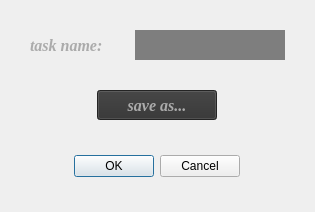
<?xml version="1.0" encoding="UTF-8"?>
<ui version="4.0">
 <class>completed_task</class>
 <widget class="QDialog" name="completed_task">
  <property name="geometry">
   <rect>
    <x>0</x>
    <y>0</y>
    <width>315</width>
    <height>212</height>
   </rect>
  </property>
  <property name="minimumSize">
   <size>
    <width>315</width>
    <height>212</height>
   </size>
  </property>
  <property name="maximumSize">
   <size>
    <width>315</width>
    <height>212</height>
   </size>
  </property>
  <property name="windowTitle">
   <string>Dialog</string>
  </property>
  <property name="styleSheet">
   <string notr="true"/>
  </property>
  <widget class="QDialogButtonBox" name="buttonBox">
   <property name="geometry">
    <rect>
     <x>74</x>
     <y>150</y>
     <width>166</width>
     <height>32</height>
    </rect>
   </property>
   <property name="cursor">
    <cursorShape>PointingHandCursor</cursorShape>
   </property>
   <property name="styleSheet">
    <string notr="true"/>
   </property>
   <property name="orientation">
    <enum>Qt::Horizontal</enum>
   </property>
   <property name="standardButtons">
    <set>QDialogButtonBox::Cancel|QDialogButtonBox::Ok</set>
   </property>
  </widget>
  <widget class="QLabel" name="label">
   <property name="geometry">
    <rect>
     <x>30</x>
     <y>30</y>
     <width>100</width>
     <height>30</height>
    </rect>
   </property>
   <property name="font">
    <font>
     <family>Georgia</family>
     <pointsize>12</pointsize>
     <weight>75</weight>
     <italic>true</italic>
     <bold>true</bold>
    </font>
   </property>
   <property name="styleSheet">
    <string notr="true">color: rgb(171, 171, 171);</string>
   </property>
   <property name="text">
    <string>task name:</string>
   </property>
  </widget>
  <widget class="QLineEdit" name="lineEdit">
   <property name="geometry">
    <rect>
     <x>135</x>
     <y>30</y>
     <width>150</width>
     <height>30</height>
    </rect>
   </property>
   <property name="font">
    <font>
     <family>Georgia</family>
     <pointsize>12</pointsize>
     <weight>75</weight>
     <bold>true</bold>
    </font>
   </property>
   <property name="toolTip">
    <string>task name</string>
   </property>
   <property name="styleSheet">
    <string notr="true">background-color: rgb(126, 126, 126);
selection-color: rgb(255, 255, 255);
selection-background-color: rgb(0, 0, 0);
color: rgb(0, 0, 0);</string>
   </property>
   <property name="frame">
    <bool>false</bool>
   </property>
  </widget>
  <widget class="QPushButton" name="pushButton">
   <property name="geometry">
    <rect>
     <x>97</x>
     <y>90</y>
     <width>120</width>
     <height>30</height>
    </rect>
   </property>
   <property name="font">
    <font>
     <family>Georgia</family>
     <pointsize>12</pointsize>
     <weight>75</weight>
     <italic>true</italic>
     <bold>true</bold>
    </font>
   </property>
   <property name="cursor">
    <cursorShape>PointingHandCursor</cursorShape>
   </property>
   <property name="toolTip">
    <string>save as...</string>
   </property>
   <property name="styleSheet">
    <string notr="true">color: rgb(171, 171, 171);
background-color: rgb(50, 50, 50);</string>
   </property>
   <property name="text">
    <string>save as...</string>
   </property>
  </widget>
 </widget>
 <resources/>
 <connections>
  <connection>
   <sender>buttonBox</sender>
   <signal>accepted()</signal>
   <receiver>completed_task</receiver>
   <slot>accept()</slot>
   <hints>
    <hint type="sourcelabel">
     <x>248</x>
     <y>254</y>
    </hint>
    <hint type="destinationlabel">
     <x>157</x>
     <y>274</y>
    </hint>
   </hints>
  </connection>
  <connection>
   <sender>buttonBox</sender>
   <signal>rejected()</signal>
   <receiver>completed_task</receiver>
   <slot>reject()</slot>
   <hints>
    <hint type="sourcelabel">
     <x>316</x>
     <y>260</y>
    </hint>
    <hint type="destinationlabel">
     <x>286</x>
     <y>274</y>
    </hint>
   </hints>
  </connection>
 </connections>
</ui>
